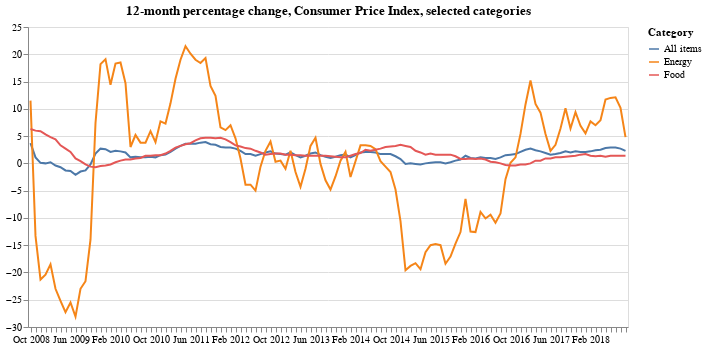

Notebook code for this chart:
### Code cell
alt.Chart(
    category_df,
    title="12-month percentage change, Consumer Price Index, selected categories"
).mark_line().encode(
    x=alt.X(
        "date:O",
        timeUnit="yearmonth",
        axis=alt.Axis(title=None, labelAngle=0),
    ),
    y=alt.Y(
        "pct_change_rounded:Q",
        axis=alt.Axis(title=None)
    ),
    color=alt.Color(
        "series_items_name:N",
        legend=alt.Legend(title="Category")
    )
).properties(width=600)

### Figure 1 — Vega-Lite specification as saved in the notebook (floating-point values rounded to 4 significant figures; data arrays with more than 128 entries replaced by an {"elided": "..."} marker saying what was removed)
{"$schema": "https://vega.github.io/schema/vega-lite/v2.6.0.json", "config": {"view": {"height": 300, "width": 400}}, "data": {"name": "data-e8b1b5b7220bc0614f701892ffc24532"}, "datasets": {"data-e8b1b5b7220bc0614f701892ffc24532": {"elided": "360 records"}}, "encoding": {"color": {"field": "series_items_name", "legend": {"title": "Category"}, "type": "nominal"}, "x": {"axis": {"labelAngle": 0, "title": null}, "field": "date", "timeUnit": "yearmonth", "type": "ordinal"}, "y": {"axis": {"title": null}, "field": "pct_change_rounded", "type": "quantitative"}}, "mark": "line", "title": "12-month percentage change, Consumer Price Index, selected categories", "width": 600}
